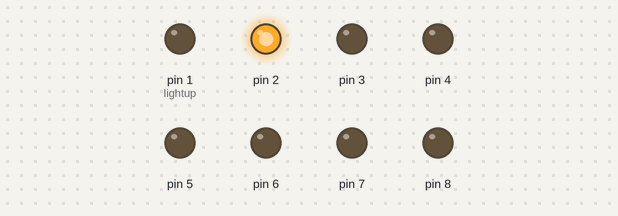
The sketch below on a simulated Arduino Uno, built with avr-gcc and run on an emulated ATmega328P. Parts: output pins drawn as LEDs (lit = HIGH).

Above: at 0.02 s.
At 0.27 s:
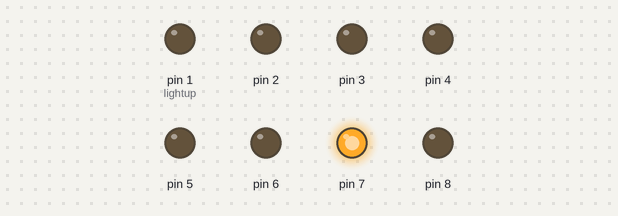
At 0.67 s:
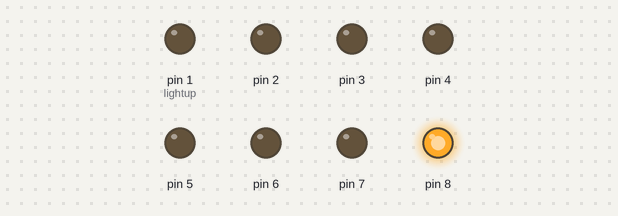
At 1.47 s:
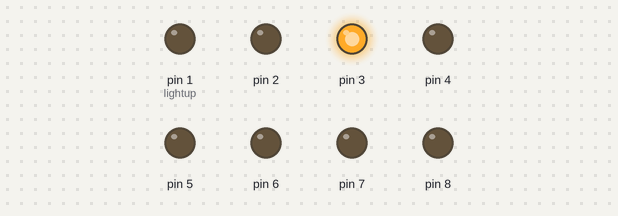
At 2.27 s:
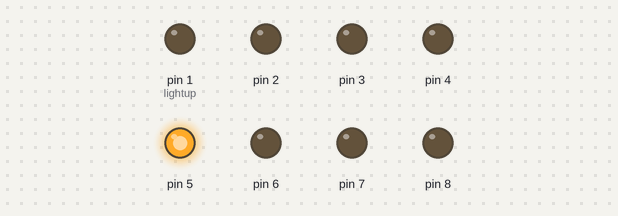
At 2.92 s:
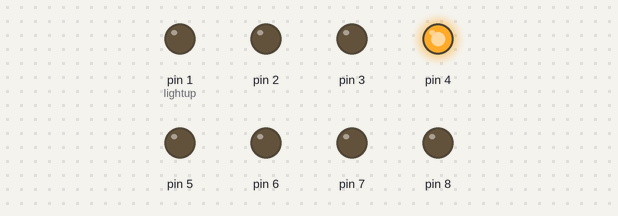
Timing chart, 0 to 3.2 s (numbered marks = the images above):
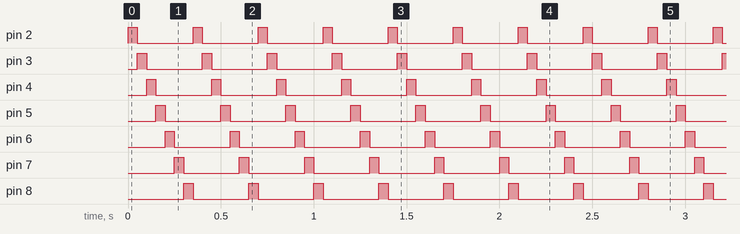

Measured:
- by itself, pin 2–8: alternates HIGH for 0.05 s and LOW for 0.30 s
- by itself, everything shown: repeats every 0.35 s, in 7 steps

The sketch:

Nightrider.ino
```cpp
const int LED[6] = {2, 3, 4, 5, 6, 7};
int lightup = 1;

void setup() {
  for (int i = 1; i < 9; i = i + 1) {
    pinMode( i, OUTPUT);
  }
}

void loop() {

  lightup = lightup + 1;
  digitalWrite(lightup, HIGH);
  delay(50);
  digitalWrite(lightup, LOW);
  if (lightup > 7) {
    lightup = 01 ;
  }


}
```
